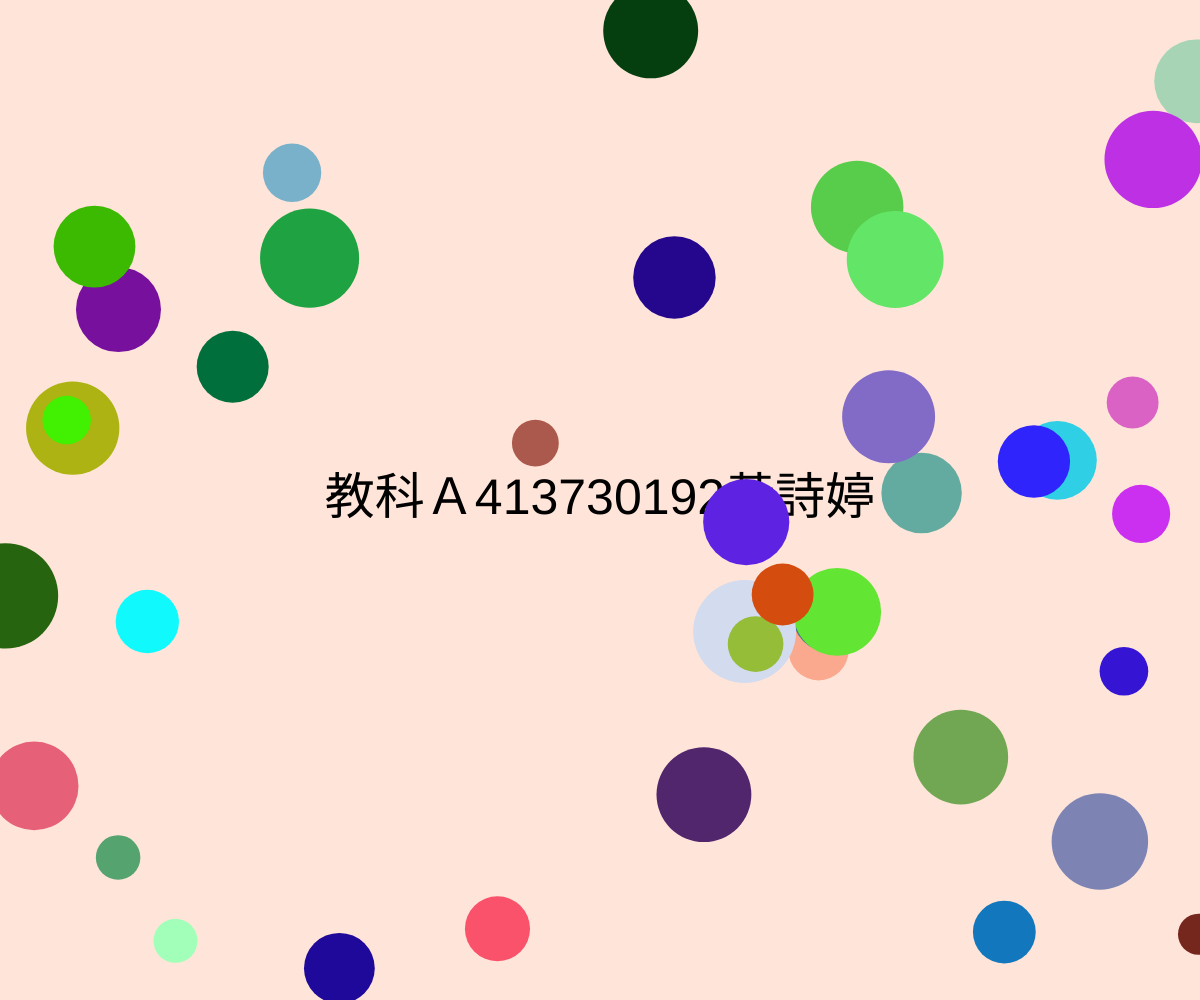
Frame 1 (no input)
Frame 60 (no input): identical to frame 1, image omitted
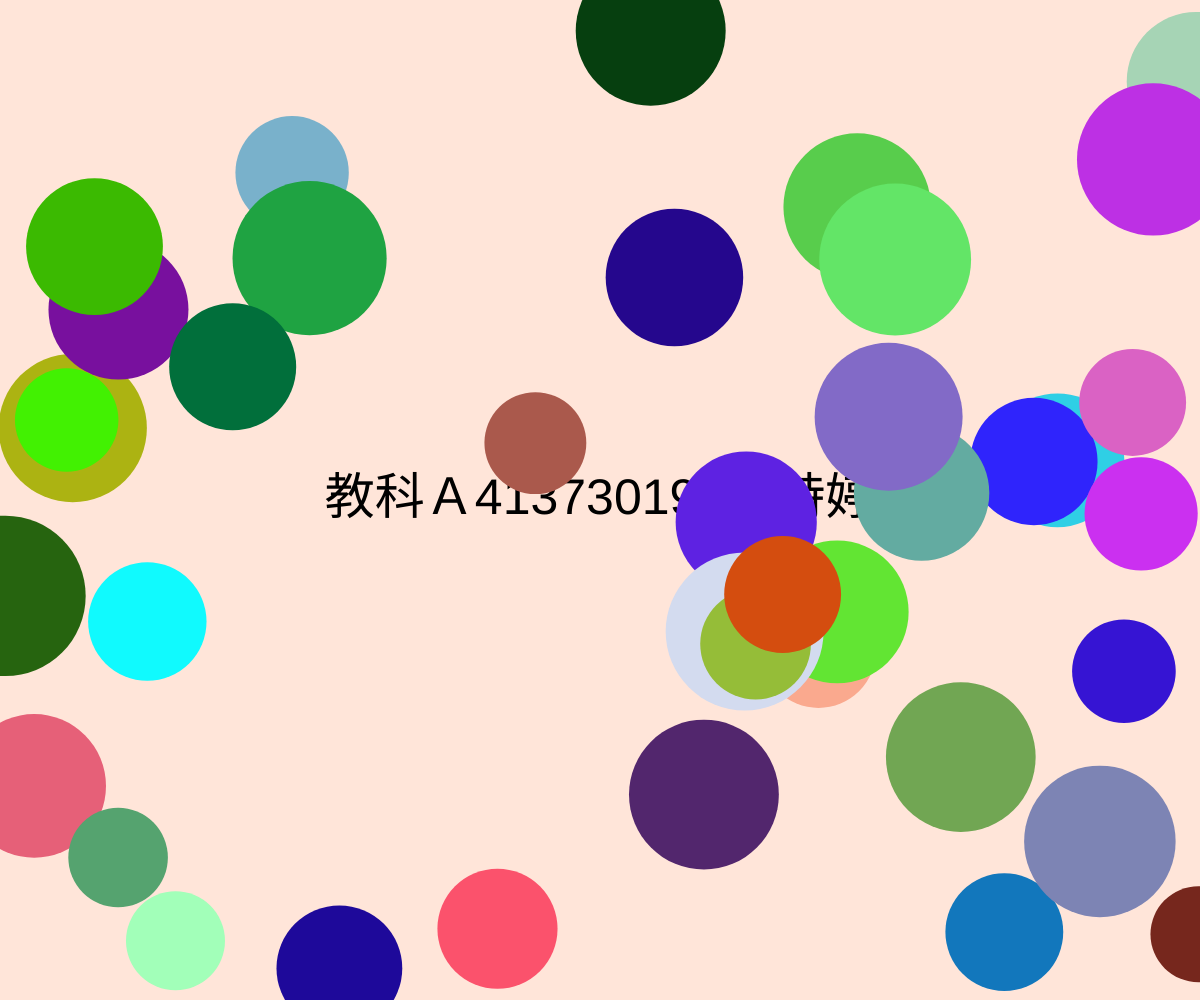
Frame 120 (the mouse pressed at the canvas centre since frame 60)

The p5.js sketch that drew these frames (run headless with seeded random() and noise() and a simulated clock; from frame 60 on, the mouse is pressed at the canvas centre):

// p5.js sketch
// ── sketch.js
let circles = [];

function setup() {
  createCanvas(windowWidth, windowHeight); // 全視窗畫布
  background('#ffe5d9'); // 設定背景顏色

  // 產生 40 個圓的初始資料
  for (let i = 0; i < 40; i++) {
    circles.push({
      x: random(width), // 隨機 x 座標
      y: random(height), // 隨機 y 座標
      size: random(30, 100), // 隨機大小
      color: color(random(255), random(255), random(255)) // 隨機鮮豔顏色
    });
  }
}

function draw() {
  background('#ffe5d9'); // 每次重繪背景

  // 顯示自我介紹文字
  textAlign(CENTER, CENTER); // 文字置中
  textSize(50); // 字體大小
  fill(0); // 文字顏色為黑色
  text('教科Ａ413730192黃詩婷', width / 2, height / 2); // 顯示於畫布中央

  // 計算滑鼠影響的大小變化
  let sizeOffset = map(mouseX, 0, width, 10, 120);

  // 繪製所有圓
  for (let circle of circles) {
    fill(circle.color);
    noStroke();
    ellipse(circle.x, circle.y, circle.size + sizeOffset); // 圓的大小隨滑鼠移動變化
  }
}

function windowResized() {
  resizeCanvas(windowWidth, windowHeight); // 當視窗大小改變時調整畫布
}

function loadIframe(url) {
  const iframeContainer = document.getElementById('iframe-container');
  const iframe = document.getElementById('content-frame');
  iframe.src = url;
  iframeContainer.style.display = 'block'; // 顯示 iframe
}

// ── style.css
html, body {
  margin: 0;
  padding: 0;
  height: 100%;
}

canvas {
  display: block;
  position: absolute;
  top: 0;
  left: 0;
  z-index: 1; /* 最底層 */
}

/* 縮小選單樣式 */
.menu {
  position: absolute;
  top: -100px; /* 初始位置在視窗外 */
  right: 20px; /* 距離右邊邊框 */
  display: flex;
  list-style: none;
  padding: 5px 15px; /* 減少內距 */
  margin: 0;
  background: linear-gradient(135deg, #6a9c78, #b8d8ba); /* 漸層背景 */
  box-shadow: 0 2px 4px rgba(0, 0, 0, 0.1); /* 陰影縮小 */
  border-radius: 10px; /* 圓角縮小 */
  z-index: 3; /* 最上層 */
  transition: top 0.3s ease, background-color 0.3s ease; /* 滑入效果與背景變化 */
}

.menu li {
  margin: 0 10px; /* 減少左右間距 */
  position: relative;
}

.menu a {
  text-decoration: none;
  color: #ffffff; /* 文字顏色為白色 */
  font-size: 14px; /* 字體大小縮小 */
  font-family: '微軟正黑體', Arial, sans-serif; /* 字型 */
  padding: 8px 15px; /* 減少內距 */
  border-radius: 5px; /* 圓角縮小 */
  background-color: rgba(255, 255, 255, 0.2); /* 半透明背景 */
  transition: background-color 0.3s, transform 0.2s; /* 背景與縮放效果 */
}

.menu a:hover {
  background-color: rgba(255, 255, 255, 0.4); /* 滑鼠移動到上面時的背景顏色 */
  color: #344e41; /* 滑鼠移動到上面時的文字顏色 */
  transform: scale(1.05); /* 輕微放大效果 */
}

/* 子選單樣式 */
.submenu {
  display: none;
  position: absolute;
  top: 100%; /* 子選單顯示在主選單下方 */
  left: 0;
  background-color: rgba(255, 255, 255, 0.9); /* 子選單背景顏色 */
  padding: 5px 0; /* 減少內距 */
  border-radius: 5px; /* 圓角縮小 */
  list-style: none;
  box-shadow: 0 2px 4px rgba(0, 0, 0, 0.1); /* 陰影縮小 */
  z-index: 3;
}

.menu li:hover .submenu {
  display: block;
}

.submenu li {
  margin: 0;
}

.submenu a {
  padding: 5px 10px; /* 減少內距 */
  display: block;
  color: #081c15;
  font-size: 12px; /* 字體大小縮小 */
  font-family: '微軟正黑體', Arial, sans-serif;
  text-decoration: none;
  transition: background-color 0.3s, color 0.3s;
}

.submenu a:hover {
  background-color: rgba(221, 229, 182, 0.8);
  color: #344e41;
}

/* iframe 容器樣式 */
.iframe-container {
  position: absolute;
  top: 50%;
  left: 50%;
  transform: translate(-50%, -50%);
  width: 80%;
  height: 80%;
  z-index: 2; /* 第二層 */
}

iframe {
  width: 100%;
  height: 100%;
  background-color: rgba(255, 255, 255, 0.2); /* 背景透明度 */
  border: none;
}
